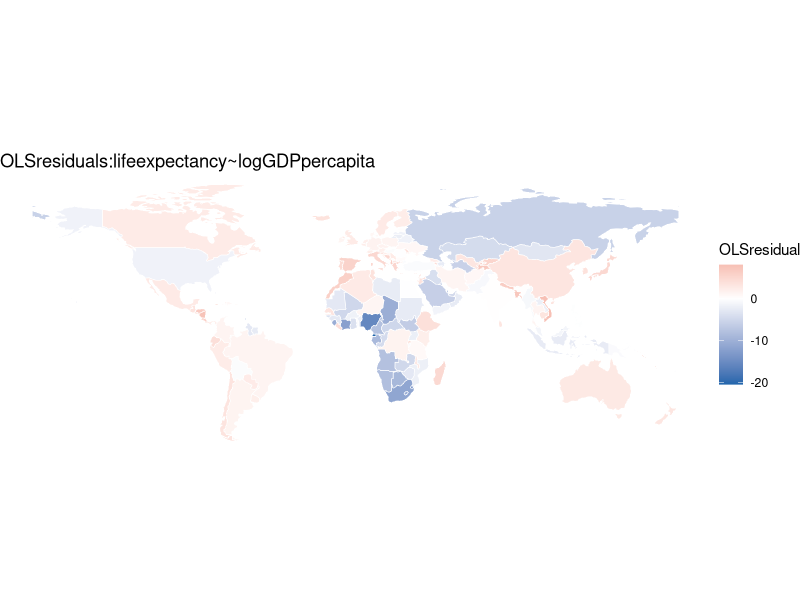
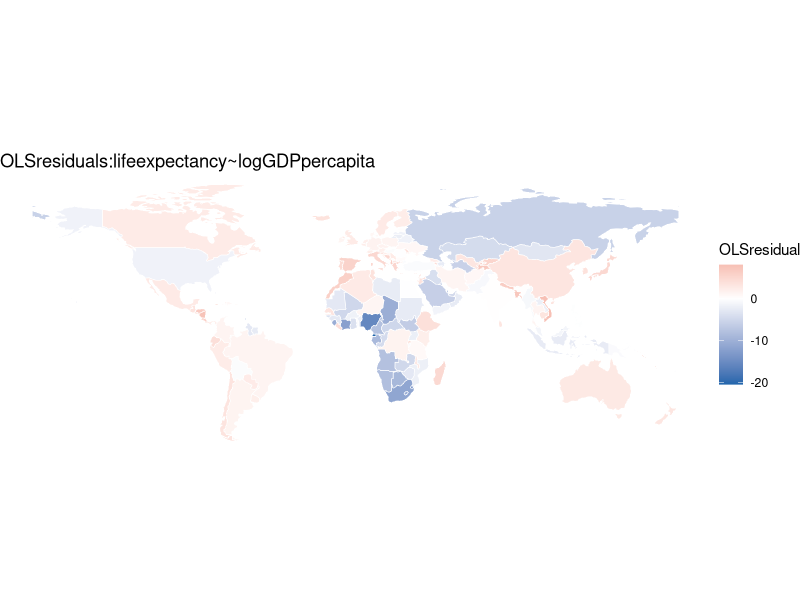

The R script that drew these images, in order:
# Setup -------------------------------------------------------------------

library(tidyr)
library(dplyr)
library(ggplot2)
library(sf)
library(spData)
library(spdep)
library(spatialreg)
data(world)
library(ggplot2)


# Classwork ---------------------------------------------------------------

world = world[!is.na(world$gdpPercap) & !is.na(world$lifeExp), ]
world = world[world$continent != "Antarctica", ]
world$log_gdp = log(world$gdpPercap)

nrow(world)
# 160 observations remain after removing NAs. Log-transforming accounts for outliers and "smooths" out the data. so they have less of an effect.

ols_fit = lm(lifeExp ~ log_gdp, data = world)
summary(ols_fit)

# Residuals: -20.479 to 8.115; Residuals are the prediction error.
# log_gdp's coefficient is 5.5 of which the implication would be calculated differently than a traditional coefficient because of the log transformation. It is statistically significant, and the R2 is 0.64 which is a relatively high R2. 

world$ols_resid=residuals(ols_fit)
ggplot(world)+
  geom_sf(aes(fill=ols_resid),color="white",linewidth=0.2)+
  scale_fill_gradient2(low="#2166ac",mid="white",high="#d6604d",
                       midpoint=0,name="OLSresidual")+
  theme_void()+
  labs(title="OLSresiduals:lifeexpectancy~logGDPpercapita")
ggsave("ols_residuals_map.pdf",width=10,height=5)

# The residuals are lowest in Russia and in many parts of Africa, specifically Central Africa. The most red parts are in South America and China. There is the greatest magnitude of prediction error, in a negative direction, for Central Africa. 
# Prediction error: We are over-predicting Africa. They live shorter than we should expect them to. This could be due to disease & weather which may not be particularly related to GDP. There are factors that cluster in space. 

##1.2

nb=poly2nb(world,queen=TRUE)
listw=nb2listw(nb,style= "W",zero.policy=TRUE)
summary(nb)

# 16 countries do not have borders. These would generally be islands.

moran.test(world$ols_resid,listw=listw,zero.policy=TRUE)

# Moran's I determines the degree of spatial correlation. 0 would mean that neighbors do not impact the result. Here, there is a 0.44 which would indicate that similar values tend to cluster. Therefore the OLS assumption of independent observations is violated. 

##1.3
lm_tests=lm.LMtests(ols_fit,listw=listw,
                    test=c("LMerr","LMlag","RLMerr","RLMlag"),
                    zero.policy=TRUE)
summary(lm_tests)

# RLMerr = RSerr = 52.17 ***
# RLMlag = RSlag = 0.06 []
# Only LMerr is statistically significant. 

# Robust err = 54.3 ***
# Robust lag = 2.19 
# Since only LMerr is significant, this suggests using SEM. 

##1.4
# Fitting spatial error model
sem_fit = errorsarlm(lifeExp ~ log_gdp, data = world,
                     listw = listw, zero.policy = TRUE)
summary(sem_fit)

# log gdp here is 3.95 
# It has a very low P value, indicating significance. The lambda is 0.76 which, since it is positive & significant, indicates that there is spatial correlation and using this model is the 'right idea'. The coefficient, compared to previously, is lower. 
# Lambda represents the error term considering spatial autocorrelation. A positive and significant lambda indicates that there is a geographic connection which must be taken into consideration. Without using a spatial model, there are unmeasured spatially correlated factors. The area in which an independent variable shifts is connected to the outcome.

world$sem_resid = residuals(sem_fit)
moran.test(world$sem_resid, listw = listw, zero.policy = TRUE)

# The p-value is not below 0.05, it is  0.88. The Moran I statistic is -0.08 as compared to 0.44 which would suggest that values tend to alternate a bit, but not much and much less than calculated with OLS. This removes much of the spatial autocorrelation.

## 1.5

coords = st_centroid(st_geometry(world))
nb_dist = dnearneigh(coords, d1 = 0, d2 = 300)
summary(nb_dist)


# Many more countries do not have neighbors here at 114 as compared to 16. This could be due to much larger countries having a further apart centroid from their edge. 

listw_dist = nb2listw(nb_dist, style = "W", zero.policy = TRUE)
sem_dist = errorsarlm(lifeExp ~ log_gdp, data = world,
                      listw = listw_dist, zero.policy = TRUE)
summary(sem_dist)

# Here, lambda is 0.43 and statistically significant. This indicates that there is spatial correlation. The lambda is lower, 0.43 compared to 0.76. The neighborhood defined is clearly important to the way that 

world$sem_resid = residuals(sem_fit)
moran.test(world$sem_resid, listw = listw_dist, zero.policy = TRUE)

# The test statistic is -0.02 which shows that there is very little spacial correlation, even less than beforehand but it is not significant since the p-value is 0.49.


# 2.1 ---------------------------------------------------------------------
